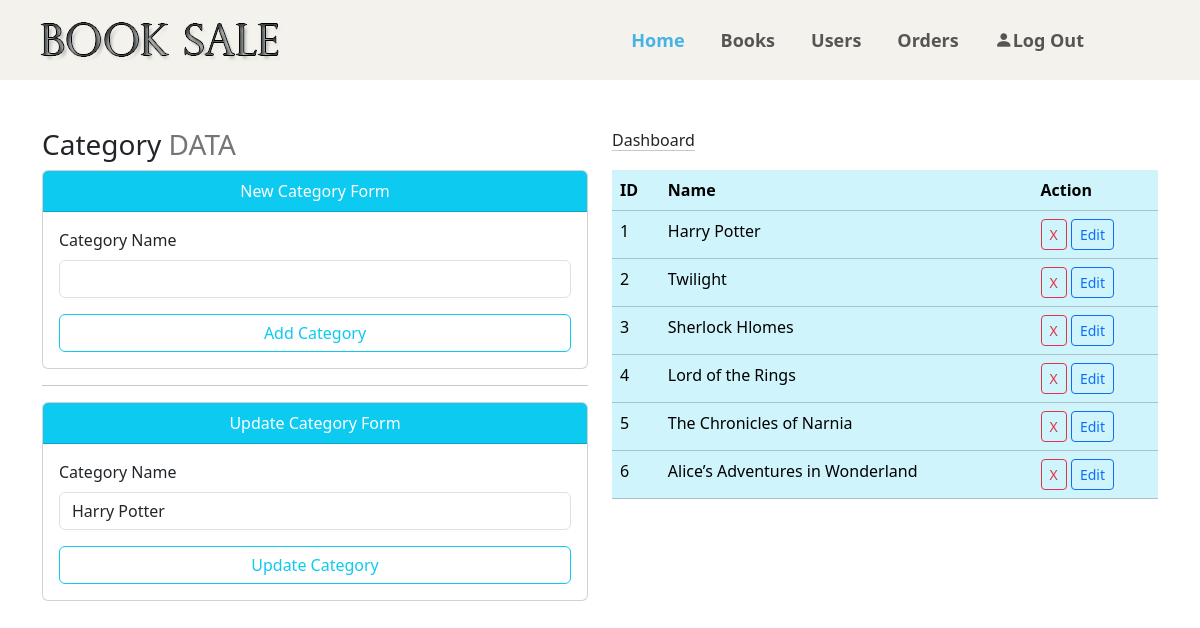
Page /category.php?action=edit&cid=1 on the committed database.
### tables this page shows
CREATE TABLE `category` (
  `id` int(11) NOT NULL,
  `category_name` varchar(50) NOT NULL
);

### category.php (the view, shortened to what this page needs)
<?php
    include './programming/admin/connection.php';
?>
<!DOCTYPE html>
<html lang="en">
<head>
    <link rel="stylesheet" href="./css/category.css" />
    <link
      href="https://cdn.jsdelivr.net/npm/bootstrap@5.3.3/dist/css/bootstrap.min.css"
      rel="stylesheet"
    />
    <link
      rel="stylesheet"
      href="https://cdn.jsdelivr.net/npm/bootstrap-icons@1.11.3/font/bootstrap-icons.min.css"
    />
    <link
      rel="stylesheet"
      href="https://cdnjs.cloudflare.com/ajax/libs/animate.css/4.1.1/animate.min.css"
    />
</head>
<body>
    <nav class="navbar navbar-expand-lg pt-3 pb-3">
            <div class="container-fluid ms-4">
                <a class="logo" href="#">
                <div class="col-md-2">
                                <div class="main-logo">
                                    <a href="index.php"><img src="images/B.png" alt="logo"></a>
                                </div>
                            </div>
                </a>
                <div class="collapse navbar-collapse" id="navbarSupportedContent">
                <ul class="navbar-nav mx-auto mb-2 mb-lg-0">
                    <li class="nav-item">
                    <a class="nav-link active" aria-current="page" href="./index.php"
                        >Home</a
                    >
                    </li>
                    <li class="nav-item">
                    <a class="nav-link" href="./book.php">Books</a>
                    </li>
                    <li class="nav-item">
                    <a class="nav-link" href="./user.php">Users</a>
                    </li>
                    <li class="nav-item">
                    <a class="nav-link" href="./order.php">Orders</a>
                    </li>
                    <li class="nav-item">
                    <a class="nav-link" href="./logout.php"
                        ><i class="bi bi-person-fill"></i>Log Out</a
                    >
                    </li>
                </ul>
                </div>
            </div>
    </nav>
    <div class="container">
        <div class="row mt-5">
            <div class="col-md-6">
                <h3>
                    Category <span style="color: #757575;">DATA</span>
                </h3>
            </div>
            <div class="col-md-6">
                <a href="./dashboard.php" class="link-dark link-offset-2 link-underline-opacity-25 link-underline-opacity-100-hover me-2">Dashboard</a>
            </div>
        </div>
        <div class="row">
            <div class="col-md-6">
                <div class="card">
                    <div class="card-header bg-info text-center text-white">New Category Form</div>
                    <div class="card-body">
                        <form action="" method="post">
                        <div class="mb-3">
                            <label for="" class="form-label">Category Name</label>
                            <input type="text" name="catname" id="" class="form-control">
                        </div>
                        <div class="d-grid">
                            <input type="submit" value="Add Category" name="btnaddcategory" class="btn btn-outline-info">
                        </div>
                        </form>
                    </div>
                </div>
                <hr>
                <?php
                if(isset($_GET['action'])&&$_GET['action']=='edit')
                {
                    $catid=$_GET['cid'];
                    $query="Select * from category where id='$catid'";
                    $go_query=mysqli_query($connection,$query);
                    while($row=mysqli_fetch_array($go_query))
                    {
                        $catname=$row['category_name'];
                ?>
                <div class="card">
                    <div class="card-header bg-info text-center text-white">Update Category Form</div>
                    <div class="card-body">
                        <form action="" method="post">
                            <div class="mb-3">
                                <label for="" class="form-label">Category Name</label>
                                <input type="text" name="updatecatname" id="" class="form-control" value="<?php echo $catname ?>">
                            </div>
                            <div class="d-grid">
                                <input type="submit" value="Update Category" name="btnupcategory" class="btn btn-outline-info">
                            </div>
                        </form>
                    </div>
                </div>
            <?php
                    }
                }
            ?>
            </div>
            <div class="col-md-6">
                <table class="table table-stripe table-info">
                    <tr>
                        <th>ID</th>
                        <th>Name</th>
                        <th>Action</th>
                    </tr>
                    <?php
                        $query="Select * from category";
                        $go_query=mysqli_query($connection,$query);
                        while($row=mysqli_fetch_array($go_query))
                        {
                            $cat_id=$row['id'];
                            $cat_name=$row['category_name'];
                            echo"<tr>";
                            echo"<td>{$cat_id}</td>";
                            echo"<td>{$cat_name}</td>";
                            echo"<td>
                                <a href='category.php?action=delete&cid={$cat_id}' class='btn btn-outline-danger btn-sm'>X</a>
                                <a href='category.php?action=edit&cid={$cat_id}' class='btn btn-outline-primary btn-sm'>Edit</a>
                            </td>";
                            echo"</tr>";
                        }
                        ?>
                </table>
            </div>
        </div>
    </div>
</body>
</html>

### css/category.css (style rules this page uses)
.navbar { background-color: #f3f2ec; padding-left: 4rem; padding-right: 4rem; }
ul.navbar-nav.mx-auto.mb-2.mb-lg-0 { margin-right: 10% !important; }
.logo { text-decoration-line: none; }
.nav-item { padding-left: 20px; font-size: 18px; font-weight: 600; }
.nav-link { color: #fff; font-size: 18px; }
.nav-link.active, .nav-link:hover { color: #47b2e4 !important; }

### rows in the picture
category: updatecatname "Harry Potter", id "1", category_name "Harry Potter"
category: id "2", category_name "Twilight"
category: id "3", category_name "Sherlock Hlomes"
category: id "4", category_name "Lord of the Rings"
category: id "5", category_name "The Chronicles of Narnia"
category: id "6", category_name "Alice’s Adventures in Wonderland"
